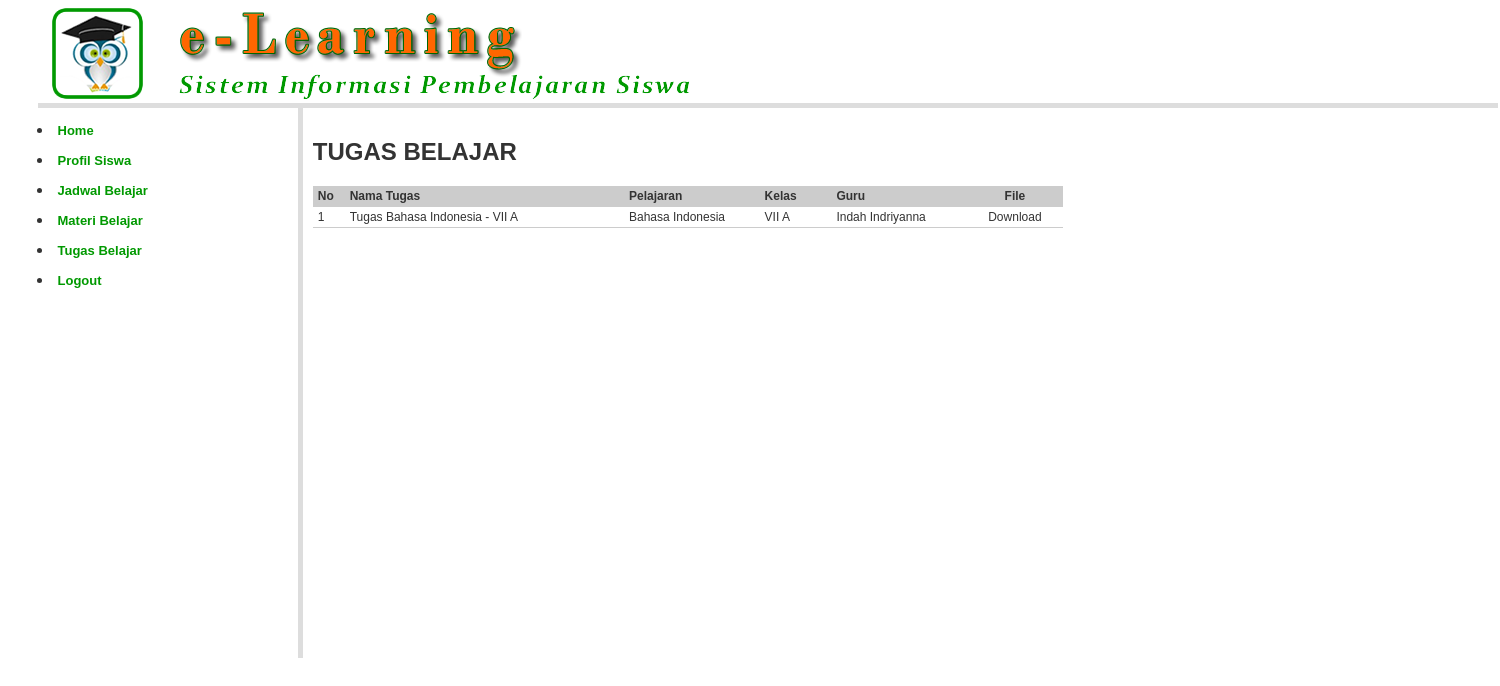
Page /?open=Tugas-Tampil (signed in) on the committed database.
### tables this page shows
CREATE TABLE `tugas_belajar` (
  `kd_tugas` char(5) NOT NULL,
  `nm_tugas` varchar(100) NOT NULL,
  `keterangan` varchar(200) NOT NULL,
  `file_tugas` varchar(100) NOT NULL,
  `kd_pelajaran` char(3) NOT NULL,
  `kd_kelas` char(3) NOT NULL,
  `kd_guru` char(4) NOT NULL
);

CREATE TABLE `pelajaran` (
  `kd_pelajaran` char(3) NOT NULL,
  `nm_pelajaran` varchar(100) NOT NULL
);

CREATE TABLE `kelas` (
  `kd_kelas` char(3) NOT NULL,
  `nm_kelas` varchar(100) NOT NULL,
  `kd_guru` char(4) NOT NULL
);

CREATE TABLE `guru` (
  `kd_guru` char(4) NOT NULL,
  `nm_guru` varchar(100) NOT NULL,
  `kelamin` char(1) NOT NULL,
  `alamat` varchar(200) NOT NULL,
  `no_telepon` varchar(20) NOT NULL,
  `username` varchar(20) NOT NULL,
  `password` varchar(200) NOT NULL
);

### tugas_tampil.php (the view, shortened to what this page needs)
<?php
include_once "library/inc.connection.php";
if(isset($_SESSION['SES_SISWA'])) {
	$kodeSiswa	= $_SESSION['SES_SISWA'];
	$infoSql	= "SELECT * FROM kelas_siswa WHERE kd_siswa='$kodeSiswa' ORDER BY id DESC LIMIT 1";
	$infoQry	= mysql_query($infoSql, $koneksidb)  or die ("Query info salah : ".mysql_error());
	$infoData 	= mysql_fetch_array($infoQry);
	$kodeKelas	= $infoData['kd_kelas'];
	$filterSQL 	= " WHERE tb.kd_kelas ='$kodeKelas'";
}
else {
	$filterSQL 	= "";
}
?>
<h2> TUGAS BELAJAR </h2>
<table class="table-list" width="750" border="0" cellspacing="1" cellpadding="3">
  <tr>
    <td width="4%" bgcolor="#CCCCCC"><strong>No</strong></td>
    <td width="35%" bgcolor="#CCCCCC"><strong>Nama Tugas </strong></td>
    <td width="17%" bgcolor="#CCCCCC"><strong>Pelajaran</strong></td>
    <td width="9%" bgcolor="#CCCCCC"><strong>Kelas</strong></td>
    <td width="17%" bgcolor="#CCCCCC"><strong>Guru</strong></td>
    <td width="12%" align="center" bgcolor="#CCCCCC"><strong>File</strong></td>
  </tr>
<?php
$mySql 	= "SELECT tb.*, pelajaran.nm_pelajaran, guru.nm_guru, kelas.nm_kelas
			FROM tugas_belajar AS tb
			LEFT JOIN pelajaran ON tb.kd_pelajaran = pelajaran.kd_pelajaran
			LEFT JOIN guru ON tb.kd_guru = guru.kd_guru
			LEFT JOIN kelas ON tb.kd_kelas = kelas.kd_kelas
			$filterSQL ORDER BY tb.kd_tugas ASC";
$myQry 	= mysql_query($mySql, $koneksidb)  or die ("Query  salah : ".mysql_error());
$nomor  = 0;
while ($myData = mysql_fetch_array($myQry)) {
	$nomor++;
?>
  <tr>
    <td><?php echo $nomor; ?> </td>
    <td><?php echo $myData['nm_tugas']; ?> </td>
    <td><?php echo $myData['nm_pelajaran']; ?> </td>
    <td><?php echo $myData['nm_kelas']; ?></td>
    <td><?php echo $myData['nm_guru']; ?></td>
    <td align="center">
		<?php
		$fileTugas	= $myData['file_tugas'];
		if($fileTugas == "") { echo "Download"; }
		else {
			if(file_exists ("tugas/".$fileTugas)) {
				echo "<a href='tugas/$fileTugas' target='_blank'> Download </a>"; }
			else { echo "Download"; }
		} ?></td>
  </tr>
<?php } ?>
</table>

### styles/style.css (style rules this page uses)
body { margin:0px auto 0px; padding:3px; font-family:"Arial"; font-size:12px; color:#333; width:95%; background-position:top; background-color:#fff; }
.table-main td { color: #333; border-collapse: collapse; vertical-align: center; padding: 0px; border:none; }
.table-list { clear: both; text-align: left; border-collapse: collapse; margin: 0px 0px 10px 0px; background:#fff; }
.table-list td { color: #333; font-size:12px; border-color: #fff; border-collapse: collapse; vertical-align: center; padding: 3px 5px; border-bottom:1px #CCCCCC solid; }

### rows in the picture
tugas_belajar: nm_tugas "Tugas Bahasa Indonesia - VII A", kd_pelajaran.nm_pelajaran "Bahasa Indonesia", kd_kelas.nm_kelas "VII A", kd_guru.nm_guru "Indah Indriyanna", file_tugas "Download"
